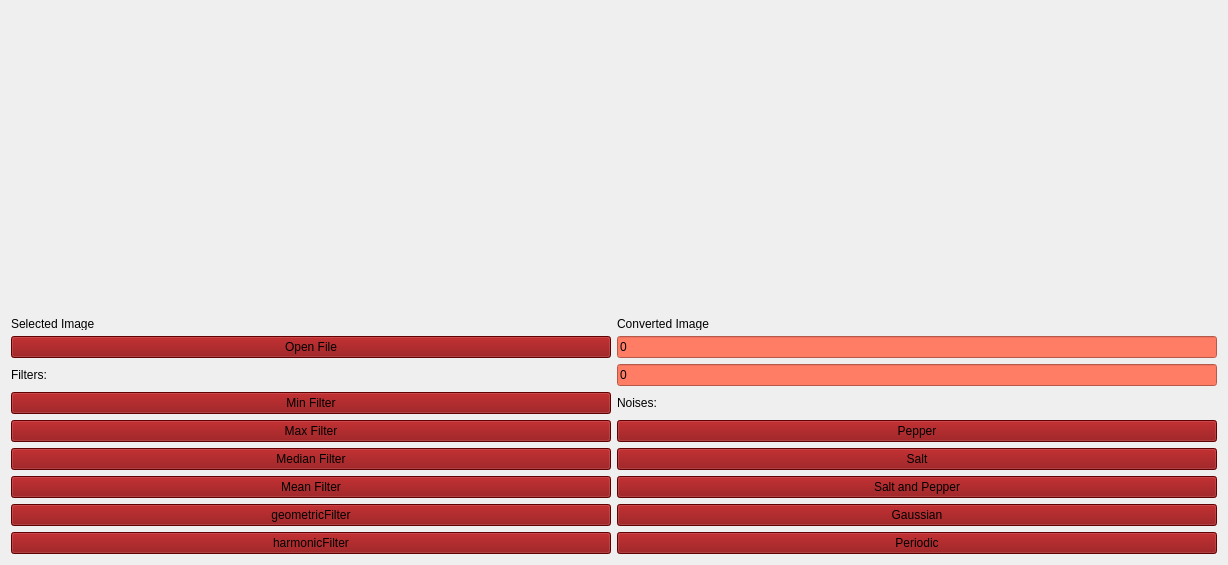
      <widget class="QWidget" name="HW6">
       <attribute name="title">
        <string>HW6</string>
       </attribute>
       <layout class="QGridLayout" name="gridLayout_8">
        <item row="0" column="0">
         <widget class="QLabel" name="mainImage6">
          <property name="minimumSize">
           <size>
            <width>600</width>
            <height>300</height>
           </size>
          </property>
          <property name="styleSheet">
           <string notr="true">background-color: rgba(199, 204, 219,0);</string>
          </property>
          <property name="text">
           <string/>
          </property>
          <property name="alignment">
           <set>Qt::AlignJustify|Qt::AlignVCenter</set>
          </property>
         </widget>
        </item>
        <item row="0" column="1">
         <widget class="QLabel" name="newImage6">
          <property name="minimumSize">
           <size>
            <width>600</width>
            <height>300</height>
           </size>
          </property>
          <property name="styleSheet">
           <string notr="true">background-color: rgba(199, 204, 219,0);</string>
          </property>
          <property name="text">
           <string/>
          </property>
          <property name="alignment">
           <set>Qt::AlignJustify|Qt::AlignVCenter</set>
          </property>
         </widget>
        </item>
        <item row="1" column="0">
         <widget class="QLabel" name="label6">
          <property name="maximumSize">
           <size>
            <width>16777215</width>
            <height>13</height>
           </size>
          </property>
          <property name="styleSheet">
           <string notr="true">background-color: rgba(199, 204, 219,0);</string>
          </property>
          <property name="text">
           <string>Selected Image</string>
          </property>
         </widget>
        </item>
        <item row="1" column="1">
         <widget class="QLabel" name="label_26">
          <property name="maximumSize">
           <size>
            <width>16777215</width>
            <height>13</height>
           </size>
          </property>
          <property name="styleSheet">
           <string notr="true">background-color: rgba(199, 204, 219,0);</string>
          </property>
          <property name="text">
           <string>Converted Image</string>
          </property>
         </widget>
        </item>
        <item row="2" column="0">
         <widget class="QPushButton" name="pushButton6">
          <property name="styleSheet">
           <string notr="true">background-color: rgb(135, 0, 2);</string>
          </property>
          <property name="text">
           <string>Open File</string>
          </property>
         </widget>
        </item>
        <item row="2" column="1">
         <widget class="QLineEdit" name="Row6">
          <property name="styleSheet">
           <string notr="true">background-color: rgb(255, 124, 101);
color: rgb(0, 0, 0);
</string>
          </property>
          <property name="text">
           <string>0</string>
          </property>
         </widget>
        </item>
        <item row="3" column="0">
         <widget class="QLabel" name="label_56">
          <property name="layoutDirection">
           <enum>Qt::LeftToRight</enum>
          </property>
          <property name="styleSheet">
           <string notr="true">background-color: rgba(199, 204, 219,0);</string>
          </property>
          <property name="text">
           <string>Filters:</string>
          </property>
         </widget>
        </item>
        <item row="3" column="1">
         <widget class="QLineEdit" name="Column6">
          <property name="styleSheet">
           <string notr="true">background-color: rgb(255, 124, 101);
color: rgb(0, 0, 0);
</string>
          </property>
          <property name="text">
           <string>0</string>
          </property>
         </widget>
        </item>
        <item row="4" column="0">
         <widget class="QPushButton" name="minFilter6">
          <property name="styleSheet">
           <string notr="true">background-color: rgb(135, 0, 2);</string>
          </property>
          <property name="text">
           <string>Min Filter</string>
          </property>
         </widget>
        </item>
        <item row="4" column="1">
         <widget class="QLabel" name="label_16">
          <property name="styleSheet">
           <string notr="true">background-color: rgba(199, 204, 219,0);</string>
          </property>
          <property name="text">
           <string>Noises:</string>
          </property>
         </widget>
        </item>
        <item row="5" column="0">
         <widget class="QPushButton" name="maxFilter6">
          <property name="styleSheet">
           <string notr="true">background-color: rgb(135, 0, 2);</string>
          </property>
          <property name="text">
           <string>Max Filter</string>
          </property>
         </widget>
        </item>
        <item row="5" column="1">
         <widget class="QPushButton" name="laplacian6">
          <property name="styleSheet">
           <string notr="true">background-color: rgb(135, 0, 2);</string>
          </property>
          <property name="text">
           <string>Pepper</string>
          </property>
         </widget>
        </item>
        <item row="6" column="0">
         <widget class="QPushButton" name="median6">
          <property name="styleSheet">
           <string notr="true">background-color: rgb(135, 0, 2);</string>
          </property>
          <property name="text">
           <string>Median Filter</string>
          </property>
         </widget>
        </item>
        <item row="6" column="1">
         <widget class="QPushButton" name="sobel6">
          <property name="styleSheet">
           <string notr="true">background-color: rgb(135, 0, 2);</string>
          </property>
          <property name="text">
           <string>Salt</string>
          </property>
         </widget>
        </item>
        <item row="7" column="0">
         <widget class="QPushButton" name="average6">
          <property name="styleSheet">
           <string notr="true">background-color: rgb(135, 0, 2);</string>
          </property>
          <property name="text">
           <string>Mean Filter</string>
          </property>
         </widget>
        </item>
        <item row="7" column="1">
         <widget class="QPushButton" name="sobelMask6">
          <property name="styleSheet">
           <string notr="true">background-color: rgb(135, 0, 2);</string>
          </property>
          <property name="text">
           <string>Salt and Pepper</string>
          </property>
         </widget>
        </item>
        <item row="8" column="0">
         <widget class="QPushButton" name="geometricFilter6">
          <property name="styleSheet">
           <string notr="true">background-color: rgb(135, 0, 2);</string>
          </property>
          <property name="text">
           <string>geometricFilter</string>
          </property>
         </widget>
        </item>
        <item row="8" column="1">
         <widget class="QPushButton" name="sharpenedIm6">
          <property name="styleSheet">
           <string notr="true">background-color: rgb(135, 0, 2);</string>
          </property>
          <property name="text">
           <string>Gaussian</string>
          </property>
         </widget>
        </item>
        <item row="9" column="0">
         <widget class="QPushButton" name="harmonicFilter6">
          <property name="styleSheet">
           <string notr="true">background-color: rgb(135, 0, 2);</string>
          </property>
          <property name="text">
           <string>harmonicFilter</string>
          </property>
         </widget>
        </item>
        <item row="9" column="1">
         <widget class="QPushButton" name="partF6">
          <property name="styleSheet">
           <string notr="true">background-color: rgb(135, 0, 2);</string>
          </property>
          <property name="text">
           <string>Periodic</string>
          </property>
         </widget>
        </item>
       </layout>
      </widget>
